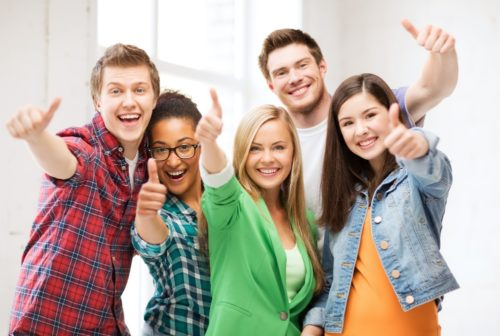
#> input picture img15.jpg, 500 x 336 px
$ python count_faces.py
#> lines starting #> are read from the running program, lines starting #| are printed output that depends on the picture; after the words box and inside, x2 and y2 are one past the last pixel; in counts of white or black regions, pixels touching at a corner belong together
# -*- coding: utf-8 -*-
"""
Created on Wed Apr 15 02:46:41 2020

@author: MLops
"""
#IMP
#https://myaccount.google.com/lesssecureapps
#go here and change the security of the account so that email can be sent
senders_emailid = "enter your's"
password = "enter your's"
subject = "Attendance count"
emids=["devwratneve@gmail.com"] #reciever's

imgname = ["img12.jpg", "img15.jpg", "img25.jpg"]

import random
selected = random.choice(imgname)

#https://myaccount.google.com/lesssecureapps
#go here and change the security of the account
def send_email(user, pwd, recipient, subject, body):
    import smtplib
    FROM = user
    TO = recipient if isinstance(recipient, list) else [recipient]
    SUBJECT = subject
    TEXT = body
    # Prepare actual message
    message = """From: %s\nTo: %s\nSubject: %s\n\n%s
    """ % (FROM, ", ".join(TO), SUBJECT, TEXT)
    server = smtplib.SMTP("smtp.gmail.com", 587)
    server.ehlo()
    server.starttls()
    server.login(user, pwd)
    server.sendmail(FROM, TO, message)
    server.close()

import cv2

photo = cv2.imread(selected)
#> photo is the input picture: shape (336, 500, 3); mean B, G, R 160.7, 172, 184.3
face_model = cv2.CascadeClassifier('haarcascade_frontalface_default.xml')
face_cor = face_model.detectMultiScale(photo)
#> face_cor = [[237, 124, 62, 62], [261, 44, 62, 62], [95, 65, 67, 67], [330, 95, 61, 61], [139, 123, 69, 69]]

count_msg = "Number of people/student(s) present in pucture : "+str(len(face_cor))

if len(face_cor) == 0:
    for i in range(len(emids)):
        send_email(senders_emailid,password,emids[i],subject,count_msg)
    pass
else:
    for j in range(len(face_cor)):
        x1  = face_cor[j][0]
        y1 = face_cor[j][1]
        x2 = x1 + face_cor[j][2]
        y2 = y1 + face_cor[j][3]
        photo = cv2.rectangle(photo , (x1,  y1) , (x2, y2), [0,255,0], 3)
#> this loop made 5 passes
#> (x1, y1, x2, y2) on passes 1 to 5: (237, 124, 299, 186), (261, 44, 323, 106), (95, 65, 162, 132), (330, 95, 391, 156), (139, 123, 208, 192)
#> pass 1, `photo = cv2.rectangle(photo , (x1,  y1) , (x2, y2), [0,255,0], 3)`:
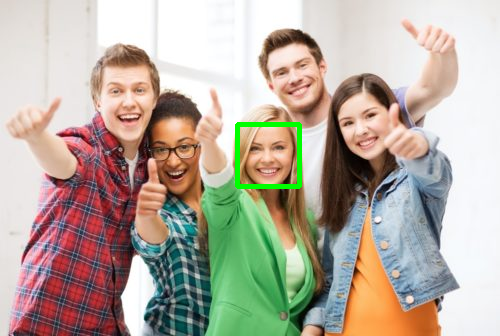
#> photo: shape (336, 500, 3); 0.73% of pixels changed, all inside (x1, y1, x2, y2) = (235, 122, 302, 189)
#> pass 2, `photo = cv2.rectangle(photo , (x1,  y1) , (x2, y2), [0,255,0], 3)`:
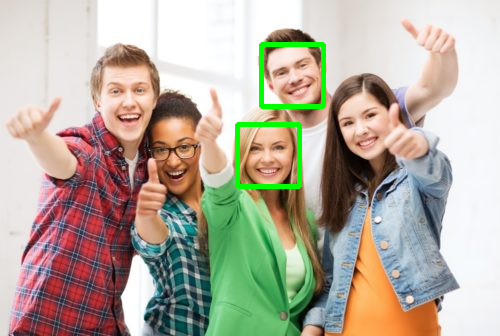
#> photo: shape (336, 500, 3); 0.73% of pixels changed, all inside (x1, y1, x2, y2) = (259, 42, 326, 109)
#> pass 3, `photo = cv2.rectangle(photo , (x1,  y1) , (x2, y2), [0,255,0], 3)`:
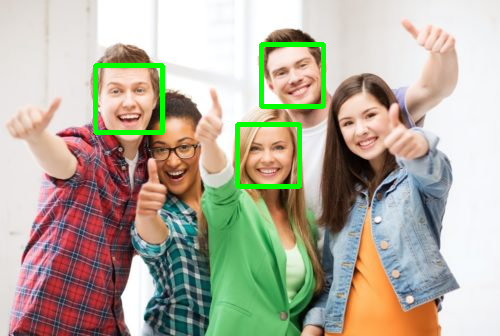
#> photo: shape (336, 500, 3); 0.79% of pixels changed, all inside (x1, y1, x2, y2) = (93, 63, 165, 135)
#> after the loop:
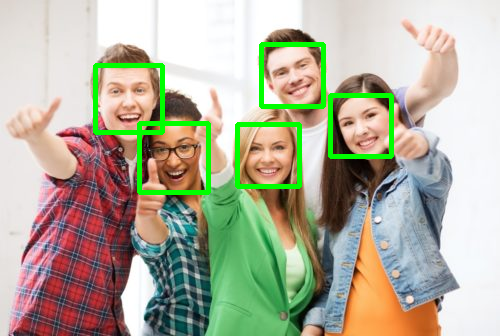
#> photo: shape (336, 500, 3); 1.5% of pixels changed, all inside (x1, y1, x2, y2) = (137, 93, 394, 195)
    font = cv2.FONT_HERSHEY_SIMPLEX
    # org
    org = (10, 25)
    # fontScale
    fontScale = 0.7
    # Blue color in BGR
    color = (0,0,0)
    # Line thickness of 2 px
    thickness = 2
    # Using cv2.putText() method
    photo = cv2.putText(photo, "count : " + str(len(face_cor)) , org, font,
                        fontScale, color, thickness, cv2.LINE_AA)
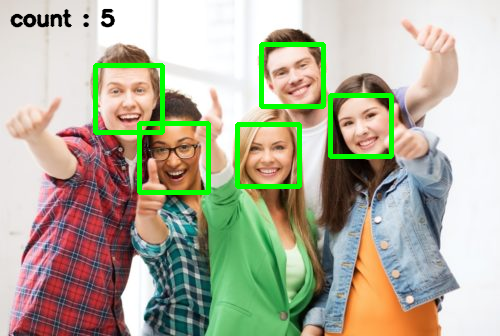
#> photo: shape (336, 500, 3); 0.61% of pixels changed, all inside (x1, y1, x2, y2) = (9, 8, 116, 28)
    # Displaying the image
    cv2.imshow("IMAGE", photo)
    #cv2.imshow('IMAGE' , photo)
    cv2.waitKey()

    cv2.destroyAllWindows()
    for i in range(len(emids)):
#> (the run stopped early here; a loop or call above may not have finished)
